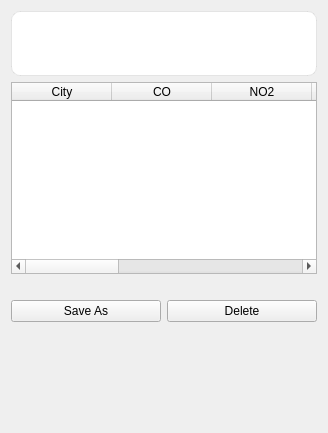
            <widget class="QWidget" name="page_3">
             <layout class="QVBoxLayout" name="verticalLayout_8">
              <item>
               <layout class="QVBoxLayout" name="verticalLayout_10">
                <item>
                 <widget class="QFrame" name="frame_2">
                  <property name="sizePolicy">
                   <sizepolicy hsizetype="Preferred" vsizetype="Fixed">
                    <horstretch>0</horstretch>
                    <verstretch>0</verstretch>
                   </sizepolicy>
                  </property>
                  <property name="minimumSize">
                   <size>
                    <width>0</width>
                    <height>65</height>
                   </size>
                  </property>
                  <property name="styleSheet">
                   <string notr="true">QFrame {
    background-color: white;
    border-radius: 9px;
    padding: 9px;
    border: 1px solid rgba(0, 0, 0, 20); 
}</string>
                  </property>
                  <property name="frameShape">
                   <enum>QFrame::StyledPanel</enum>
                  </property>
                  <property name="frameShadow">
                   <enum>QFrame::Raised</enum>
                  </property>
                  <widget class="QLabel" name="titleSearch">
                   <property name="geometry">
                    <rect>
                     <x>390</x>
                     <y>10</y>
                     <width>171</width>
                     <height>41</height>
                    </rect>
                   </property>
                   <property name="font">
                    <font>
                     <family>Nunito ExtraBold</family>
                     <pointsize>12</pointsize>
                     <weight>50</weight>
                     <italic>false</italic>
                     <bold>false</bold>
                    </font>
                   </property>
                   <property name="text">
                    <string>Search History</string>
                   </property>
                   <property name="scaledContents">
                    <bool>true</bool>
                   </property>
                   <property name="alignment">
                    <set>Qt::AlignCenter</set>
                   </property>
                  </widget>
                 </widget>
                </item>
                <item>
                 <widget class="QTableWidget" name="tableHistory">
                  <property name="layoutDirection">
                   <enum>Qt::LeftToRight</enum>
                  </property>
                  <column>
                   <property name="text">
                    <string>City</string>
                   </property>
                   <property name="textAlignment">
                    <set>AlignCenter</set>
                   </property>
                  </column>
                  <column>
                   <property name="text">
                    <string>CO</string>
                   </property>
                  </column>
                  <column>
                   <property name="text">
                    <string>NO2</string>
                   </property>
                  </column>
                  <column>
                   <property name="text">
                    <string>SO2</string>
                   </property>
                  </column>
                  <column>
                   <property name="text">
                    <string>O3</string>
                   </property>
                  </column>
                  <column>
                   <property name="text">
                    <string>PM 2.5</string>
                   </property>
                  </column>
                  <column>
                   <property name="text">
                    <string>PM 10</string>
                   </property>
                  </column>
                  <column>
                   <property name="text">
                    <string>Overall AQI</string>
                   </property>
                  </column>
                  <column>
                   <property name="text">
                    <string>Time Stamp</string>
                   </property>
                  </column>
                 </widget>
                </item>
                <item>
                 <spacer name="verticalSpacer">
                  <property name="orientation">
                   <enum>Qt::Vertical</enum>
                  </property>
                  <property name="sizeType">
                   <enum>QSizePolicy::Fixed</enum>
                  </property>
                  <property name="sizeHint" stdset="0">
                   <size>
                    <width>20</width>
                    <height>20</height>
                   </size>
                  </property>
                 </spacer>
                </item>
                <item>
                 <layout class="QHBoxLayout" name="horizontalLayout_3">
                  <item>
                   <widget class="QPushButton" name="btnSaveAs">
                    <property name="sizePolicy">
                     <sizepolicy hsizetype="Fixed" vsizetype="Preferred">
                      <horstretch>0</horstretch>
                      <verstretch>0</verstretch>
                     </sizepolicy>
                    </property>
                    <property name="minimumSize">
                     <size>
                      <width>150</width>
                      <height>0</height>
                     </size>
                    </property>
                    <property name="text">
                     <string>Save As</string>
                    </property>
                   </widget>
                  </item>
                  <item>
                   <widget class="QPushButton" name="btnDelete">
                    <property name="sizePolicy">
                     <sizepolicy hsizetype="Fixed" vsizetype="Fixed">
                      <horstretch>0</horstretch>
                      <verstretch>0</verstretch>
                     </sizepolicy>
                    </property>
                    <property name="minimumSize">
                     <size>
                      <width>150</width>
                      <height>0</height>
                     </size>
                    </property>
                    <property name="text">
                     <string>Delete</string>
                    </property>
                   </widget>
                  </item>
                 </layout>
                </item>
               </layout>
              </item>
              <item>
               <spacer name="verticalSpacer_2">
                <property name="orientation">
                 <enum>Qt::Vertical</enum>
                </property>
                <property name="sizeType">
                 <enum>QSizePolicy::Fixed</enum>
                </property>
                <property name="sizeHint" stdset="0">
                 <size>
                  <width>20</width>
                  <height>100</height>
                 </size>
                </property>
               </spacer>
              </item>
             </layout>
            </widget>
